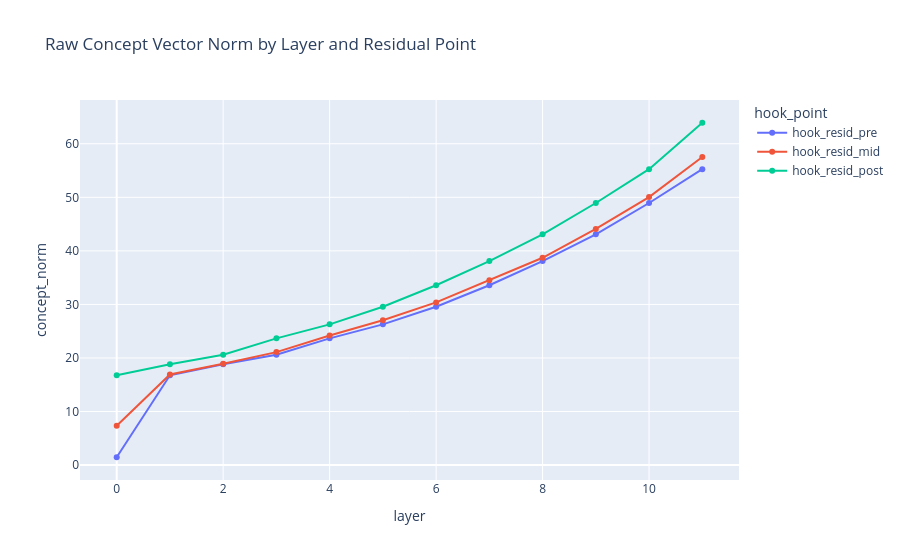

Notebook code for this chart:
### Markdown cell above
## Concept Vector Norms

### Code cell
if site_summary.empty:
    display(Markdown("Site summary is not available yet."))
else:
    fig = px.line(
        site_summary,
        x="layer",
        y="concept_norm",
        color="hook_point",
        markers=True,
        title="Raw Concept Vector Norm by Layer and Residual Point",
    )
    fig.show()

### Figure 1 — Plotly figure (JSON) as saved in the notebook; plotly's stock layout.template omitted (floating-point values rounded to 4 significant figures)
{"data": [{"hovertemplate": "hook_point=hook_resid_pre<br>layer=%{x}<br>concept_norm=%{y}<extra></extra>", "legendgroup": "hook_resid_pre", "line": {"color": "#636efa", "dash": "solid"}, "marker": {"symbol": "circle"}, "mode": "lines+markers", "name": "hook_resid_pre", "orientation": "v", "showlegend": true, "type": "scatter", "x": [0, 1, 2, 3, 4, 5, 6, 7, 8, 9, 10, 11], "xaxis": "x", "y": [1.467, 16.76, 18.83, 20.61, 23.66, 26.28, 29.58, 33.58, 38.09, 43.1, 48.94, 55.26], "yaxis": "y"}, {"hovertemplate": "hook_point=hook_resid_mid<br>layer=%{x}<br>concept_norm=%{y}<extra></extra>", "legendgroup": "hook_resid_mid", "line": {"color": "#EF553B", "dash": "solid"}, "marker": {"symbol": "circle"}, "mode": "lines+markers", "name": "hook_resid_mid", "orientation": "v", "showlegend": true, "type": "scatter", "x": [0, 1, 2, 3, 4, 5, 6, 7, 8, 9, 10, 11], "xaxis": "x", "y": [7.339, 16.93, 18.91, 21.1, 24.2, 27.04, 30.38, 34.51, 38.71, 44.09, 50.04, 57.53], "yaxis": "y"}, {"hovertemplate": "hook_point=hook_resid_post<br>layer=%{x}<br>concept_norm=%{y}<extra></extra>", "legendgroup": "hook_resid_post", "line": {"color": "#00cc96", "dash": "solid"}, "marker": {"symbol": "circle"}, "mode": "lines+markers", "name": "hook_resid_post", "orientation": "v", "showlegend": true, "type": "scatter", "x": [0, 1, 2, 3, 4, 5, 6, 7, 8, 9, 10, 11], "xaxis": "x", "y": [16.76, 18.83, 20.61, 23.66, 26.28, 29.58, 33.58, 38.09, 43.1, 48.94, 55.26, 63.92], "yaxis": "y"}], "layout": {"legend": {"title": {"text": "hook_point"}, "tracegroupgap": 0}, "title": {"text": "Raw Concept Vector Norm by Layer and Residual Point"}, "xaxis": {"anchor": "y", "domain": [0, 1], "title": {"text": "layer"}}, "yaxis": {"anchor": "x", "domain": [0, 1], "title": {"text": "concept_norm"}}}}
